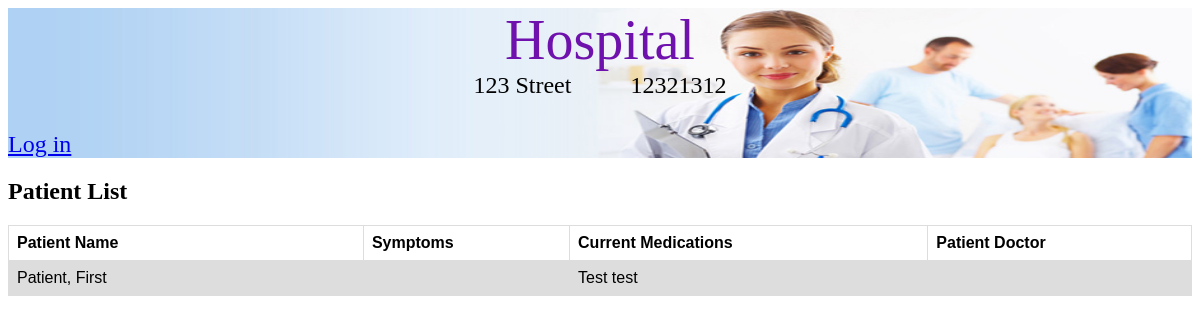
The page /patients/ on the database as committed earlier.
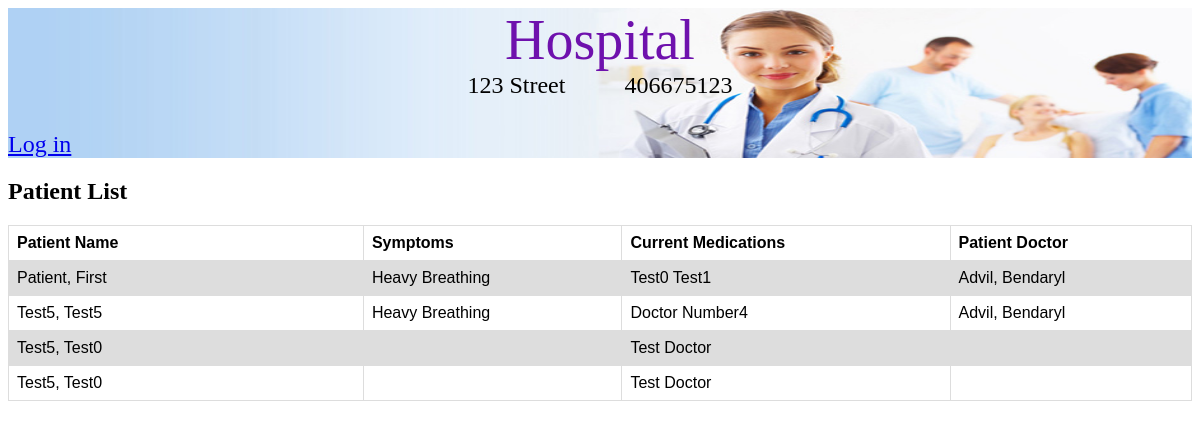
The same page on the database as committed later.
### hospital/models.py (models this page shows, shortened)
class Hospital(models.Model):
    name = models.CharField(max_length=50)
    address = models.CharField(max_length=100)
    phone_number = models.CharField(max_length=10)
    patient_rooms = models.ManyToManyField(PatientRoom, symmetrical=False)
    surgery_rooms = models.ManyToManyField(SurgeryRoom, symmetrical=False)
    patients = models.ManyToManyField(Patient, symmetrical=False)
    doctors = models.ManyToManyField(Doctors, symmetrical=False)
    nurses = models.ManyToManyField(Nurses, symmetrical=False)

### Person/models.py (models this page shows)
class Persons(models.Model):
    firstName = models.CharField(max_length=200)
    lastName = models.CharField(max_length=200)
    address = models.CharField(max_length=200)
    phoneNumber = models.CharField(max_length=200)
    social = models.CharField(max_length=200)
    def __str__(self):
        return self.firstName+ " "+ self.lastName
    class Meta:
        abstract = True

class Patient(Persons):
    symptoms = models.CharField(max_length=200, default='', blank=True)
    allergies = models.CharField(max_length=200, default='', blank=True)
    currentMeds = models.CharField(max_length=200, default='', blank=True)
    docName = models.ForeignKey(Doctors, on_delete=models.CASCADE, default='1')

class Employee(Persons):
    shift = models.CharField(max_length=200, default='', blank=True)
    jobDesc = models.CharField(max_length=200, default='', blank=True)
    salary = models.DecimalField(max_digits=7, decimal_places=0, default=Decimal('0.00'))
    class Meta:
        abstract=True

class Doctors(Employee):
    specialty = models.CharField(max_length=200, default='', blank=True)

### Person/views.py (the view)
# urls.py: url(r'^patients/$',views.listPatients, name='patient_list'),
def listPatients(request):
	hospital=get_object_or_404(Hospital, id=1)
	patientList=hospital.patients.all()
	print(patientList)
	return render(request, 'listpatients.html', {'patientList':patientList, 'hospital':hospital})

### Person/templates/listpatients.html
{% extends "base.html" %}
{% block header %}
<div class="container_header">
    {% if hospital is not None %}
        <div class="container_hospital_info">
            <div class="hospital_title"><a class="hospital_title_text" href="{% url 'hospital:home' %}">{{ hospital.name }}</a></div>
            <div class="hospital_info">
                <div>{{ hospital.address }}</div>
                <div class="padding"></div>
                <div>{{ hospital.phone_number }}</div>
            </div>
        </div>
    {% else %}
        <a href="/" class="logo">My Hospital</a>
    {% endif %}
    <div class="container_user_info">
        {% if user.is_authenticated %}
            <div class="user_name_info">Hello, {{user.username}}</div>
            <div><a class="log_out" href="{% url 'accounts:logout' %}">Log out</a></div>
        {% else %}
            <a href="{% url 'accounts:login' %}">Log in</a>
        {% endif %}
    </div>
</div>
{% endblock %}
{% block content %}
    <div class="container_patient">
        <h2 class="Patient List">Patient List</h2>
        <table>
            <tr>
                <th class="patient_name_table_header">Patient Name</th>
                <th class="patient_symptoms_table_header">Symptoms</th>
                <th class="patient_currentMeds_table_header">Current Medications</th>
                <th class="patient_docName_table_header">Patient Doctor</th>
            </tr>
            {%for pr in patientList%}
                <tr class="table_row_patient">
                    <td>{{pr.lastName}}, {{pr.firstName}}</td>
                    <td>{{pr.symptoms}}</td>
                    <td>{{pr.docName}}</td>
                    <td>{{pr.currentMeds}}</td>
                </tr>
            {%endfor%}
        </table>
    </div>
{% endblock %}

Rows that differ between the two databases and show on the page:
changed Hospital "Hospital": phone_number "12321312" → "406675123"
changed Patient "Patient": symptoms (not shown) → "Heavy Breathing"; docName "Test test" → "Test0 Test1"; currentMeds (not shown) → "Advil, Bendaryl"
added Patient: lastName "Test5", firstName "Test5", symptoms "Heavy Breathing", docName "Doctor Number4", currentMeds "Advil, Bendaryl"
added Patient: lastName "Test5", firstName "Test0", docName "Test Doctor"
added Patient: lastName "Test5", firstName "Test0", docName "Test Doctor"
